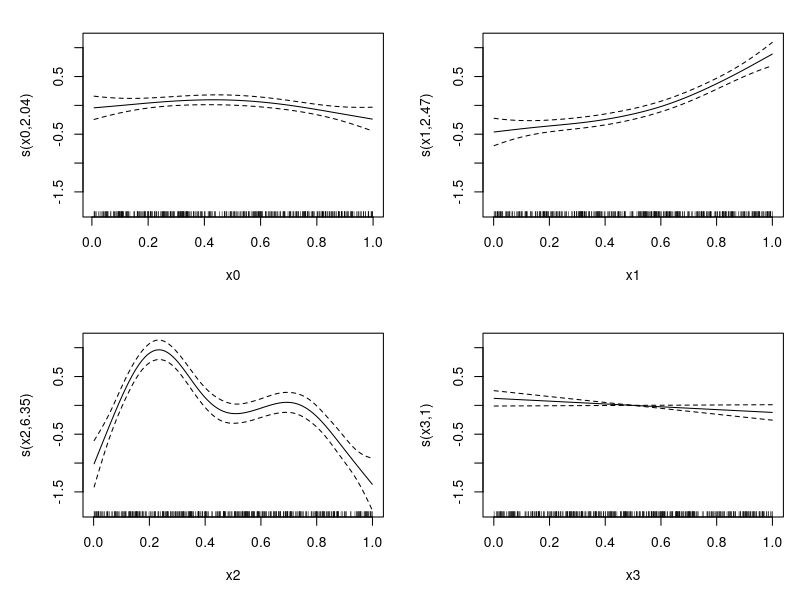
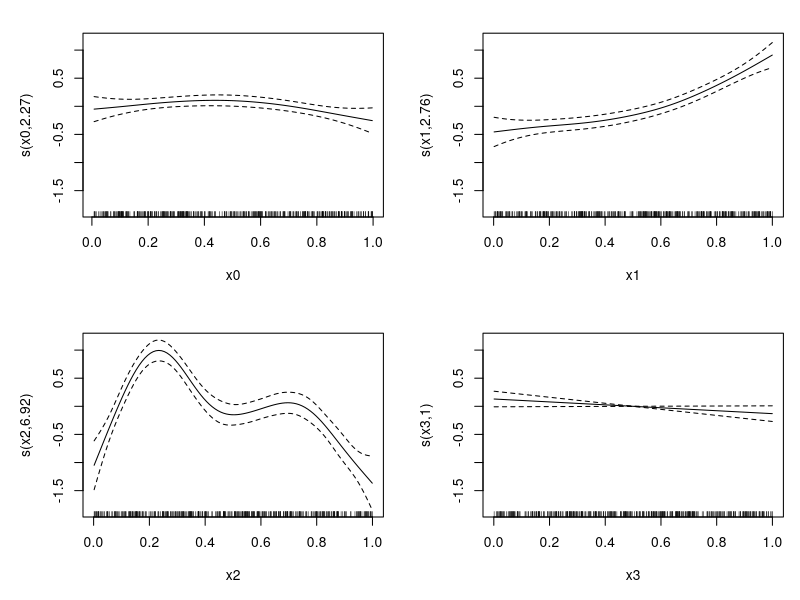
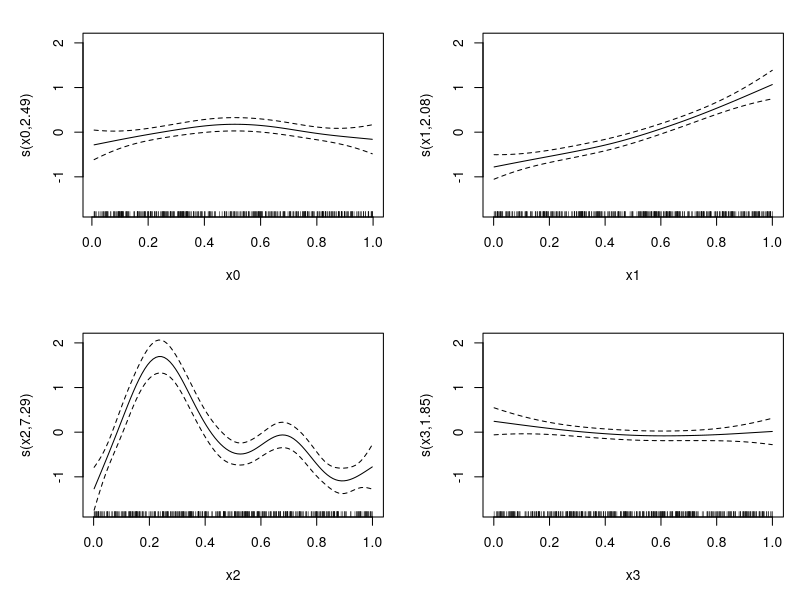

Write the R code that produced these figures, in order.
library(mgcv)


### Name: negbin
### Title: GAM negative binomial families
### Aliases: negbin nb
### Keywords: models regression

### ** Examples

library(mgcv)
set.seed(3)
n<-400
dat <- gamSim(1,n=n)
g <- exp(dat$f/5)

## negative binomial data... 
dat$y <- rnbinom(g,size=3,mu=g)
## known theta fit ...
b0 <- gam(y~s(x0)+s(x1)+s(x2)+s(x3),family=negbin(3),data=dat)
plot(b0,pages=1)
print(b0)

## same with theta estimation...
b <- gam(y~s(x0)+s(x1)+s(x2)+s(x3),family=nb(),data=dat)
plot(b,pages=1)
print(b)
b$family$getTheta(TRUE) ## extract final theta estimate


## another example...
set.seed(1)
f <- dat$f
f <- f - min(f)+5;g <- f^2/10
dat$y <- rnbinom(g,size=3,mu=g)
b2 <- gam(y~s(x0)+s(x1)+s(x2)+s(x3),family=nb(link="sqrt"),
         data=dat,method="REML") 
plot(b2,pages=1)
print(b2)
rm(dat)
